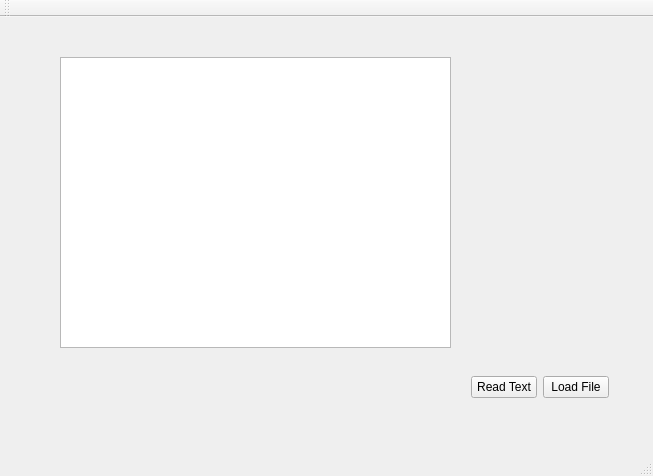
<?xml version="1.0" encoding="UTF-8"?>
<ui version="4.0">
 <class>MainWindow</class>
 <widget class="QMainWindow" name="MainWindow">
  <property name="geometry">
   <rect>
    <x>0</x>
    <y>0</y>
    <width>653</width>
    <height>476</height>
   </rect>
  </property>
  <property name="windowTitle">
   <string>MainWindow</string>
  </property>
  <widget class="QWidget" name="centralWidget">
   <widget class="QPlainTextEdit" name="plainTextEdit">
    <property name="geometry">
     <rect>
      <x>60</x>
      <y>40</y>
      <width>391</width>
      <height>291</height>
     </rect>
    </property>
   </widget>
   <widget class="QWidget" name="horizontalLayoutWidget">
    <property name="geometry">
     <rect>
      <x>460</x>
      <y>330</y>
      <width>160</width>
      <height>80</height>
     </rect>
    </property>
    <layout class="QHBoxLayout" name="horizontalLayout">
     <item>
      <widget class="QPushButton" name="pushButton_2">
       <property name="text">
        <string>Read Text</string>
       </property>
      </widget>
     </item>
     <item>
      <widget class="QPushButton" name="pushButton">
       <property name="text">
        <string>Load File</string>
       </property>
      </widget>
     </item>
    </layout>
   </widget>
  </widget>
  <widget class="QMenuBar" name="menuBar">
   <property name="geometry">
    <rect>
     <x>0</x>
     <y>0</y>
     <width>653</width>
     <height>21</height>
    </rect>
   </property>
  </widget>
  <widget class="QToolBar" name="mainToolBar">
   <attribute name="toolBarArea">
    <enum>TopToolBarArea</enum>
   </attribute>
   <attribute name="toolBarBreak">
    <bool>false</bool>
   </attribute>
  </widget>
  <widget class="QStatusBar" name="statusBar"/>
 </widget>
 <layoutdefault spacing="6" margin="11"/>
 <resources/>
 <connections/>
</ui>
